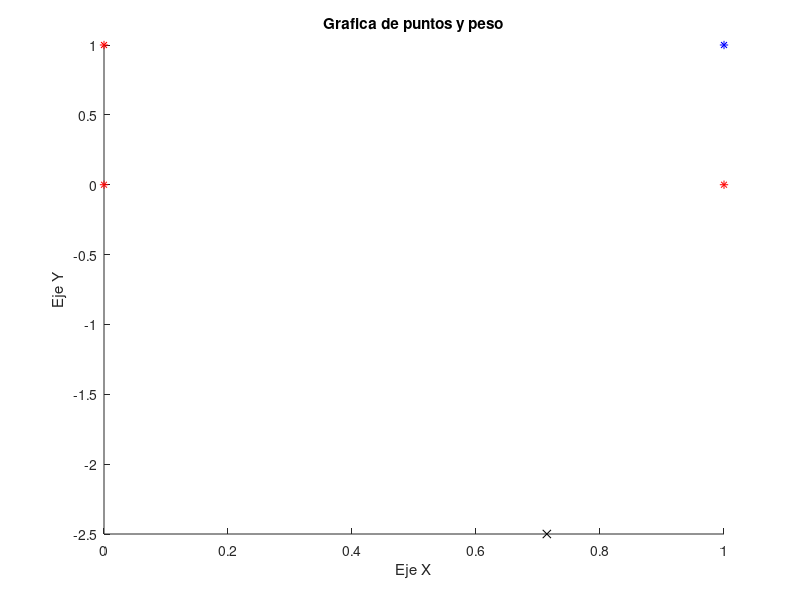

This chart was generated by the following MATLAB code: (Note: this script raises an error after producing the figure.)
clear all; clc;
disp('DATOS DE ENTRADA')
%Declaracion de patrones
p1 = [0;0];
p2 = [0;1];
p3 = [1;0];
p4 = [1;1];
P = {p1,p2,p3,p4};
Pi=[p1 p2 p3 p4]
%Salida
T = [0 0 0 1]
%Peso, Ganancia y aprendizaje iniciales
w = [-0.7 0.2];
b =  0.5;
W = {w};
B={b};
alp = 0.5;

%Graficar puntos
hold on;

for i = 1: size(P,2)
   
    if(T(i)>0)
        plot(P{i}(1),P{i}(2),'*b');
    else
        plot(P{i}(1),P{i}(2),'*r');
    end
end

%impresion de valores iniciales
xi = -b/w(1);
yi = -b/w(2);
disp('Inicio:');
fprintf('Ganancia: %f\n',b);
fprintf('Peso: [%f %f]\n',w);
fprintf('X(0)= %f ,Y(0)=%f\n',xi,yi);
plot(xi,yi,'xblack');



title('Grafica de puntos y peso');
xlabel('Eje X');
ylabel('Eje Y');
j = 1;


for n = 1: 100
    fprintf('Iteracion %d\n',n);
    cont = 0;
    for i = 1 : size(P,2)
        fprintf('Patron %d\n',i);
        ai = hardlim(w*P{i}+b);
        fprintf('a(%d)= %f\n',i,ai);
        ei = T(i) - ai;
        fprintf('e(%d) = %f\n',i,ei);
        if(ei ~= 0)
           disp('Ajuste:');
           W{j+1} =  w+(2*alp*ei*P{i})';
           fprintf('w(%d) = [%f %f] \n',i,W{j+1});
           B{j+1} = b + 2*alp*ei;
           fprintf('b(%d)= %f\n',i,B{j+1});
           j = j + 1;
        else
            cont = cont + 1;
        end
        
        w = W{j};
        b = B{j};
        disp('------------------');
    end
    
   
    
    fprintf('Ganancia: %f\n',b);
    fprintf('Peso: [%f %f]\n', w);
    xi = -b/w(1);
    yi = -b/w(2);
    fprintf('X(%d)= %f ,Y(%d)=%f\n',n,xi,n,yi);
    plot(xi,yi,'xblack');

    if(cont==size(P,2))
        x = -10:0.1:10;
        y = -w(1)*x/w(2) - b/w(2);
        plot(x,y,'black');
    
        break;
    end
   disp('________________________________________________'); 
end
hold off;
